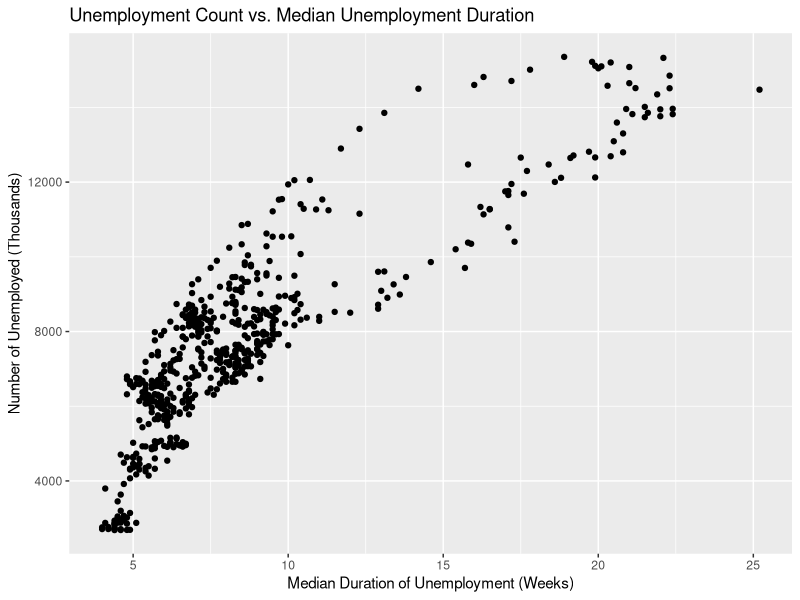
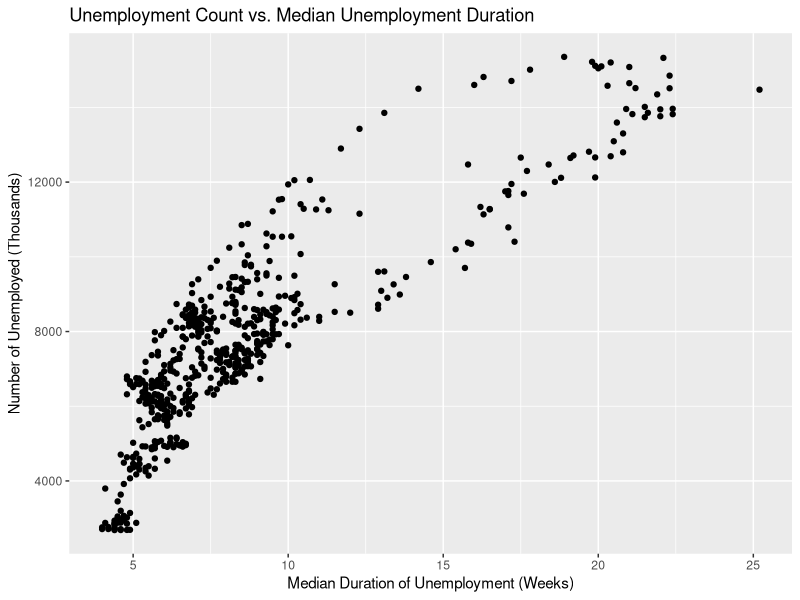

R code for these plots, in order:
## ---- chunk 1
# Assign text to variable X
X <- "This is my first assignment"
X
## ---- chunk 2
# Examples from the paste() help documentation
paste("Hello", "World")
paste("a", "b", "c", sep = "-")
paste(1:3, collapse = " + ")
## ---- chunk 3
paste0("x", 1:3)
## ---- chunk 4
# Combine X with additional text
X <- paste(X, "and I'm loving it!")
X
## ---- chunk 5
# Create vector Y
Y <- c(2, 3, 4, 5)

# Multiply by 2 and overwrite Y
Y <- Y * 2
Y
## ---- chunk 6
# Print X and Y
X
Y
## ---- chunk 7
# Max of Y
max(Y)
# Min of Y
min(Y)
## ---- chunk 8
# install.packages("ggplot2") # Uncomment if not yet installed
library(ggplot2)
head(economics)
## ---- chunk 9
# Build the base plot and assign it to 'plot'
plot <- ggplot(economics, aes(x = uempmed, y = unemploy)) +
  geom_point()

# Add title and axis labels
plot +
  labs(
    title = "Unemployment Count vs. Median Unemployment Duration",
    x = "Median Duration of Unemployment (Weeks)",
    y = "Number of Unemployed (Thousands)"
  )
## ---- chunk 10
#| label: fig-unemployment
#| fig-cap: "Scatter plot showing the relationship between median unemployment duration and total number of unemployed individuals in the U.S."
#| fig-width: 5
#| fig-asp: 0.6

# One piped chain — no intermediate plot object saved
economics |>
  ggplot(aes(x = uempmed, y = unemploy)) +
  geom_point() +
  labs(
    title = "Unemployment Count vs. Median Unemployment Duration",
    x = "Median Duration of Unemployment (Weeks)",
    y = "Number of Unemployed (Thousands)"
  )
